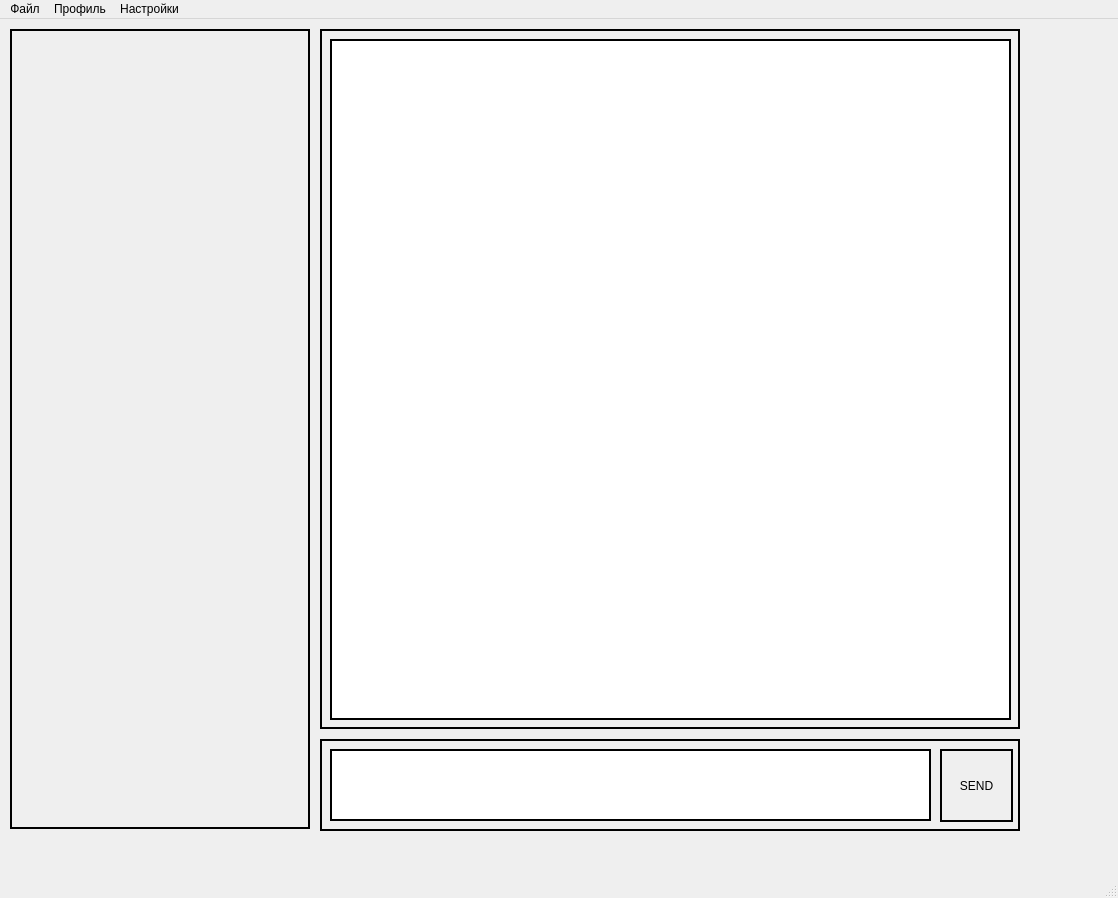
<?xml version="1.0" encoding="UTF-8"?>
<ui version="4.0">
 <class>MainWindow</class>
 <widget class="QMainWindow" name="MainWindow">
  <property name="geometry">
   <rect>
    <x>0</x>
    <y>0</y>
    <width>1118</width>
    <height>898</height>
   </rect>
  </property>
  <property name="windowTitle">
   <string>MainWindow</string>
  </property>
  <widget class="QWidget" name="centralwidget">
   <widget class="QFrame" name="frame">
    <property name="geometry">
     <rect>
      <x>10</x>
      <y>10</y>
      <width>300</width>
      <height>800</height>
     </rect>
    </property>
    <property name="styleSheet">
     <string notr="true">border: 2px solid black</string>
    </property>
    <property name="frameShape">
     <enum>QFrame::StyledPanel</enum>
    </property>
    <property name="frameShadow">
     <enum>QFrame::Raised</enum>
    </property>
   </widget>
   <widget class="QFrame" name="frame_2">
    <property name="geometry">
     <rect>
      <x>320</x>
      <y>10</y>
      <width>700</width>
      <height>700</height>
     </rect>
    </property>
    <property name="styleSheet">
     <string notr="true">border: 2px solid black
</string>
    </property>
    <property name="frameShape">
     <enum>QFrame::StyledPanel</enum>
    </property>
    <property name="frameShadow">
     <enum>QFrame::Raised</enum>
    </property>
    <widget class="QTextBrowser" name="MessageDisplay">
     <property name="geometry">
      <rect>
       <x>10</x>
       <y>10</y>
       <width>681</width>
       <height>681</height>
      </rect>
     </property>
    </widget>
   </widget>
   <widget class="QFrame" name="frame_3">
    <property name="geometry">
     <rect>
      <x>320</x>
      <y>720</y>
      <width>700</width>
      <height>92</height>
     </rect>
    </property>
    <property name="styleSheet">
     <string notr="true">border: 2px solid black</string>
    </property>
    <property name="frameShape">
     <enum>QFrame::StyledPanel</enum>
    </property>
    <property name="frameShadow">
     <enum>QFrame::Raised</enum>
    </property>
    <widget class="QTextEdit" name="MessageToSend">
     <property name="geometry">
      <rect>
       <x>10</x>
       <y>10</y>
       <width>601</width>
       <height>72</height>
      </rect>
     </property>
    </widget>
    <widget class="QPushButton" name="pushButton">
     <property name="geometry">
      <rect>
       <x>620</x>
       <y>10</y>
       <width>73</width>
       <height>73</height>
      </rect>
     </property>
     <property name="text">
      <string>SEND</string>
     </property>
    </widget>
   </widget>
  </widget>
  <widget class="QStatusBar" name="statusbar"/>
  <widget class="QMenuBar" name="menubar">
   <property name="geometry">
    <rect>
     <x>0</x>
     <y>0</y>
     <width>1118</width>
     <height>22</height>
    </rect>
   </property>
   <widget class="QMenu" name="menu">
    <property name="title">
     <string>Файл</string>
    </property>
   </widget>
   <widget class="QMenu" name="menu_2">
    <property name="title">
     <string>Профиль</string>
    </property>
   </widget>
   <widget class="QMenu" name="menu_3">
    <property name="title">
     <string>Настройки</string>
    </property>
   </widget>
   <addaction name="menu"/>
   <addaction name="menu_2"/>
   <addaction name="menu_3"/>
  </widget>
 </widget>
 <resources/>
 <connections/>
</ui>
